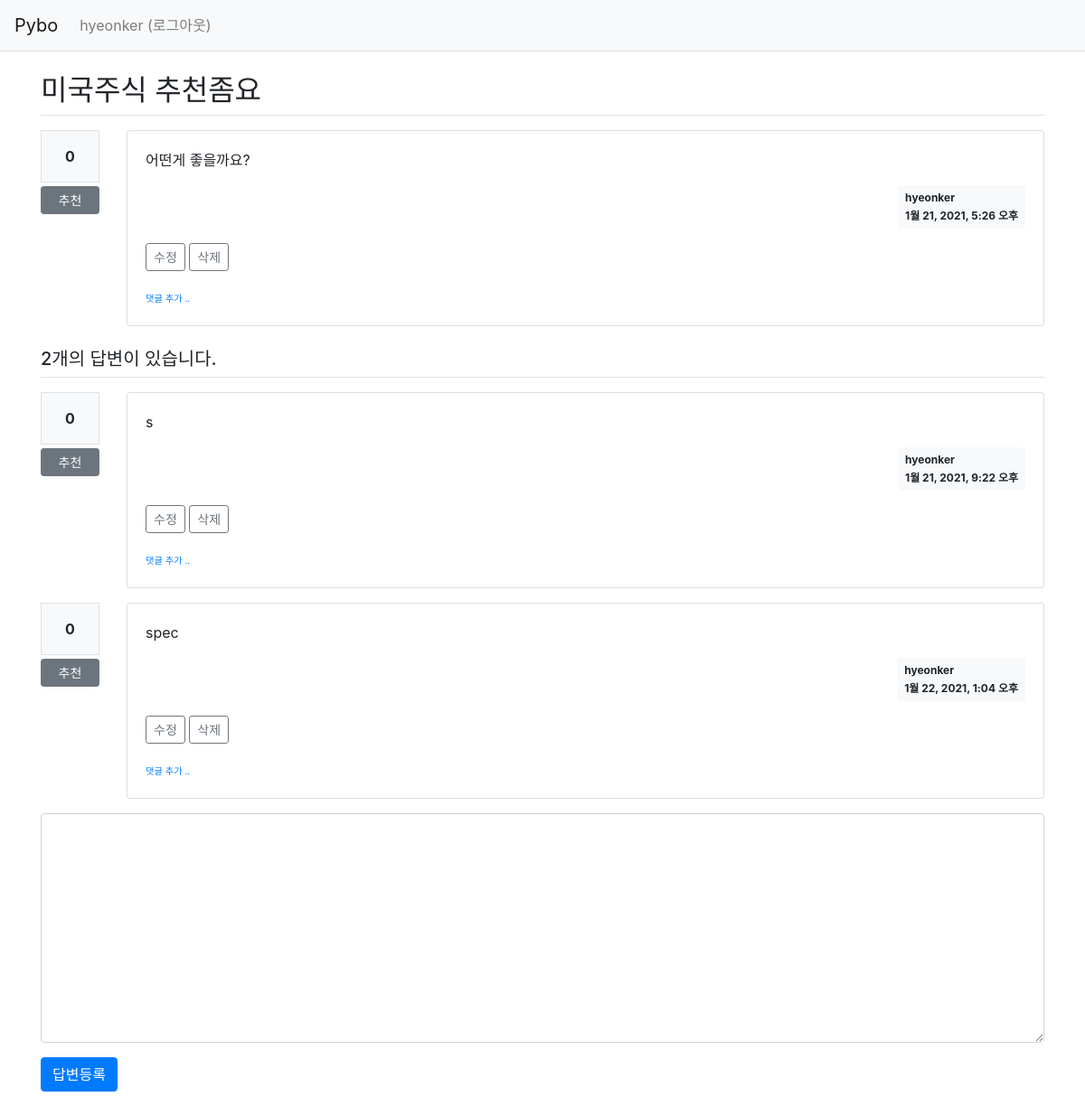
Screenshot of /pybo/3/ (signed in) with the database file from the repository.
### pybo/models.py (models this page shows, shortened)
class Question(models.Model):
    author = models.ForeignKey(User, on_delete=models.CASCADE, related_name='author_question')
    subject = models.CharField(max_length=200)
    content = models.TextField()
    create_date = models.DateTimeField()
    modify_date = models.DateTimeField(null=True, blank=True)
    voter = models.ManyToManyField(User, related_name='voter_question')

class Answer(models.Model):
    author = models.ForeignKey(User, on_delete=models.CASCADE, related_name='author_answer')
    question = models.ForeignKey(Question, on_delete=models.CASCADE)
    content = models.TextField()
    create_date = models.DateTimeField()
    modify_date = models.DateTimeField(null=True, blank=True)
    voter = models.ManyToManyField(User, related_name='voter_answer')

### pybo/views/base_views.py (the view)
# urls.py: path('<int:question_id>/', base_views.detail, name='detail'),
def detail(request, question_id):
    question = get_object_or_404(Question, pk=question_id)
    context = {'question': question}
    return render(request, 'pybo/question_detail.html', context)

### pybo/templatetags/pybo_filter.py (called while the page is built)
@register.filter()
def mark(value):
    extensions = ["nl2br", "fenced_code"]
    return mark_safe(markdown.markdown(value, extensions=extensions))

### templates/pybo/question_detail.html (shortened to what this page needs)
{% extends 'base.html' %}
{% load pybo_filter %}
{% block content %}
<div class="container my-3">
    <h2 class="border-bottom py-2">{{ question.subject }}</h2>
    <div class="row my-3">
        <div class="col-1">
            <div class="bg-light text-center p-3 border font-weight-bolder mb-1">{{question.voter.count}}</div>
            <a href="#" data-uri="{% url 'pybo:vote_question' question.id  %}"
               class="recommend btn btn-sm btn-secondary btn-block my-1">추천</a>
        </div>
        <div class="col-11">
            <div class="card">
                <div class="card-body">
                    <div class="card-text">{{ question.content|mark }}</div>
                    <div class="d-flex justify-content-end">
                        <div class="badge badge-light p-2 text-left">
                            <div class="mb-2">{{ question.author.username }}</div>
                            <div>{{ question.create_date }}</div>
                        </div>
                    </div>
                    {% if request.user == question.author %}
                    <div class="my-3">
                        <a href="{% url 'pybo:question_modify' question.id  %}"
                           class="btn btn-sm btn-outline-secondary">수정</a>
                        <a href="#" class="delete btn btn-sm btn-outline-secondary"
                           data-uri="{% url 'pybo:question_delete' question.id  %}">삭제</a>
                    </div>
                    {% endif %}
                    <div>
                        <a href="{% url 'pybo:comment_create_question' question.id  %}"
                           class="small"><small>댓글 추가 ..</small></a>
                    </div>
                </div>
            </div>
        </div>
    </div>
    <h5 class="border-bottom my-3 py-2">{{question.answer_set.count}}개의 답변이 있습니다.</h5>
    {% for answer in question.answer_set.all %}
    <div class="row my-3">
        <div class="col-1">
            <div class="bg-light text-center p-3 border font-weight-bolder mb-1">{{answer.voter.count}}</div>
            <a href="#" data-uri="{% url 'pybo:vote_answer' answer.id  %}"
                class="recommend btn btn-sm btn-secondary btn-block my-1">추천</a>
        </div>
        <div class="col-11">
            <div class="card">
                <div class="card-body">
                    <div class="card-text">{{ answer.content|mark }}</div>
                    <div class="d-flex justify-content-end">
                        <div class="badge badge-light p-2 text-left">
                            <div class="mb-2">{{ answer.author.username }}</div>
                            <div>{{ answer.create_date }}</div>
                        </div>
                    </div>
                    {% if request.user == answer.author %}
                    <div class="my-3">
                        <a href="{% url 'pybo:answer_modify' answer.id  %}"
                           class="btn btn-sm btn-outline-secondary">수정</a>
                        <a href="#" class="delete btn btn-sm btn-outline-secondary "
                           data-uri="{% url 'pybo:answer_delete' answer.id  %}">삭제</a>
                    </div>
                    {% endif %}
                    <div>
                        <a href="{% url 'pybo:comment_create_answer' answer.id  %}"
                           class="small"><small>댓글 추가 ..</small></a>
                    </div>
                </div>
            </div>
        </div>
    </div>
    {% endfor %}
    <form action="{% url 'pybo:answer_create' question.id %}" method="post" class="my-3">
        <div class="form-group">
            <textarea {% if not user.is_authenticated %}disabled{% endif %}
              name="content" id="content" class="form-control" rows="10"></textarea>
        </div>
        <input type="submit" value="답변등록" class="btn btn-primary">
    </form>
</div>
{% endblock %}

### templates/navbar.html (shortened to what this page needs)
<nav class="navbar navbar-expand-lg navbar-light bg-light border-bottom">
    <a class="navbar-brand" href="{% url 'pybo:index' %}">Pybo</a>
    <div class="collapse navbar-collapse flex-grow-0" id="navbarNav">
        <ul class="navbar-nav">
            <li class="nav-item ">
                {% if user.is_authenticated %}
                <a class="nav-link" href="{% url 'common:logout' %}">{{ user.username }} (로그아웃)</a>
                {% else %}
                <a class="nav-link" href="{% url 'common:login' %}">로그인</a>
                {% endif %}
            </li>
        </ul>
    </div>
</nav>

### rows the page displays
Question: subject "미국주식 추천좀요", voter.count "0", content|mark "어떤게 좋을까요?", author.username "hyeonker", create_date "1월 21, 2021, 5:26 오후", answer_set.count "2"
Answer: voter.count "0", content|mark "s", author.username "hyeonker", create_date "1월 21, 2021, 9:22 오후", shows "수정"
Answer: voter.count "0", content|mark "spec", author.username "hyeonker", create_date "1월 22, 2021, 1:04 오후", shows "수정"

### other values shown
{{ user.username }} "hyeonker"
